Frame 1 (no input): blank canvas, image omitted
Frame 60 (the mouse pressed at the canvas centre just before this capture): blank canvas, image omitted
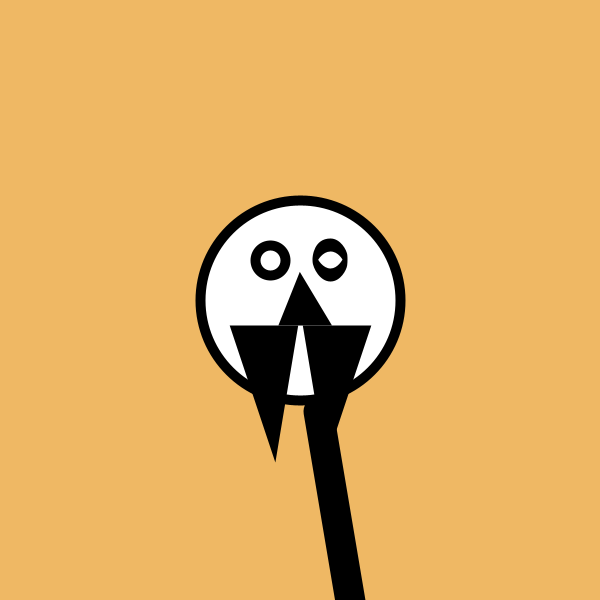
Frame 120 (the mouse held since frame 60 and released just before this capture)

The Processing sketch whose frames 1 and 60 were blank and that drew this single picture after the mouse press (run headless with seeded random() and noise(); from frame 60 on, the mouse is pressed at the canvas centre):

// Processing sketch: processing_10508
// ── processing_10508.pde

  void setup(){
  size(600,600);
  smooth();
  frameRate(60);
}
 
void draw(){
  if(mousePressed)
  {
  translate(mouseX,mouseY); 
  background(random(255),random(255),random(255));
      strokeWeight(10);
    ellipse( 0,0, 200, 200 );  
    int position =mouseX;
    if (position/10 < 0)
    {
     position= -position; 
    }
    strokeWeight(position/10);
    ellipse(30,-40, random(15), random(15) );
    ellipse( -30,-40, 10, 10 ); 
    triangle(0,10,5,10,2.5,5);
    
beginShape(TRIANGLES);
vertex(-50, 40);
vertex(-20,40);
vertex(-30, 100);
vertex(20, 40);
vertex(50, 40);
vertex(30,100);
endShape();
  rotate( frameCount );
  
  line(80,80,width,height);
 
}
else  background(255);
           
}
